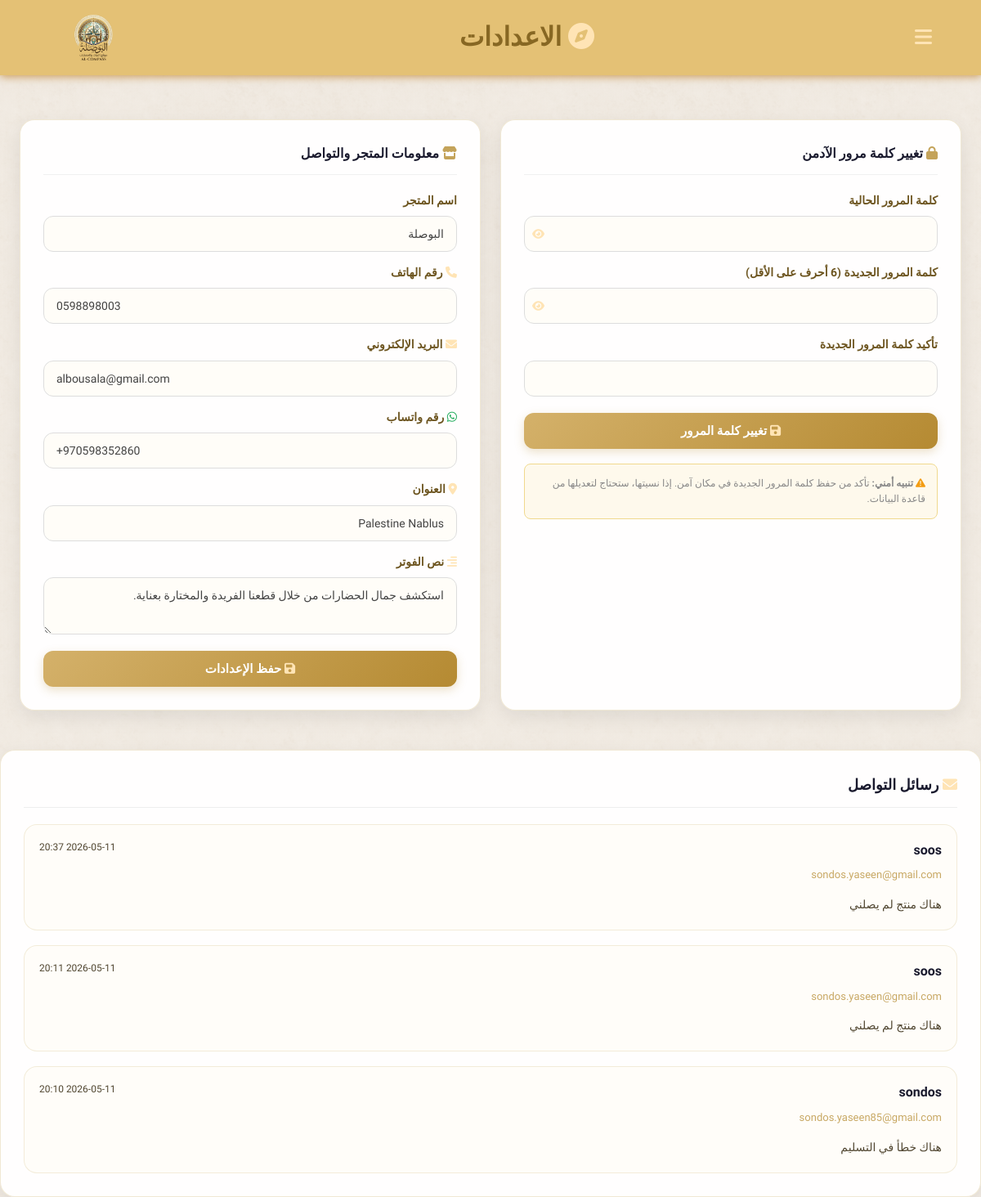
The page /admin/settings.php (signed in) on the database its author committed.
### tables this page shows
CREATE TABLE `contact_messages` (
                                    `id` int(11) NOT NULL,
                                    `name` varchar(100) NOT NULL,
                                    `email` varchar(150) NOT NULL,
                                    `message` text NOT NULL,
                                    `created_at` timestamp NOT NULL DEFAULT current_timestamp()
);

### admin/settings.php (the view, shortened to what this page needs)
<?php
$pdo = getDB();
$defaults = [
    'store_name'     => 'البوصلة',
    'store_phone'    => '',
    'store_email'    => '',
    'store_whatsapp' => '',
    'store_address'  => '',
    'footer_text'    => 'استكشف جمال الحضارات العالمية من خلال قطعنا الفريدة والمختارة بعناية.',
];
foreach ($defaults as $k => $v) {
    $pdo->prepare(
        'INSERT IGNORE INTO settings (setting_key, setting_value) VALUES (?, ?)'
    )->execute([$k, $v]);
}
$rows = $pdo->query('SELECT setting_key, setting_value FROM settings')->fetchAll();
$settings = [];
foreach ($rows as $r) $settings[$r['setting_key']] = $r['setting_value'];
$messages = $pdo->query("
    SELECT *
    FROM contact_messages
    ORDER BY created_at DESC
")->fetchAll(PDO::FETCH_ASSOC);
?>
<!DOCTYPE html>
<html lang="ar" dir="rtl">
<head>
    <link rel="stylesheet" href="https://cdnjs.cloudflare.com/ajax/libs/font-awesome/6.0.0/css/all.min.css">
    <link rel="stylesheet" href="cs.css">
</head>
<body>
<header>
    <button class="open-btn" onclick="openNav()">
        <i class="fas fa-bars"></i>
    </button>
    <h1><i class="fas fa-compass"></i> الاعدادات </h1>
    <img src="../images/logo.png" alt="Logo" style="height: 60px; width: auto;">
</header>
<div class="settings-grid">
    <div class="form-card">
        <h3 style="color:#1a1a2e;font-size:16px;margin-bottom:20px;padding-bottom:12px;border-bottom:1px solid #f0f0f0">
            <i class="fas fa-lock" style="color:#c4a35a"></i> تغيير كلمة مرور الآدمن
        </h3>
        <form method="POST">
            <div class="form-group" style="margin-bottom:14px">
                <label>كلمة المرور الحالية</label>
                <div style="position:relative">
                    <input type="password" name="current_pass" required id="cur" style="padding-left:40px">
                    <button type="button" onclick="togglePass('cur')"
                            style="position:absolute;left:10px;top:50%;transform:translateY(-50%);background:none;border:none;cursor:pointer;color:#aaa">
                        <i class="fas fa-eye" id="curIcon"></i>
                    </button>
                </div>
            </div>
            <div class="form-group" style="margin-bottom:14px">
                <label>كلمة المرور الجديدة (6 أحرف على الأقل)</label>
                <div style="position:relative">
                    <input type="password" name="new_pass" required id="new1" minlength="6" style="padding-left:40px">
                    <button type="button" onclick="togglePass('new1')"
                            style="position:absolute;left:10px;top:50%;transform:translateY(-50%);background:none;border:none;cursor:pointer;color:#aaa">
                        <i class="fas fa-eye" id="new1Icon"></i>
                    </button>
                </div>
            </div>
            <div class="form-group" style="margin-bottom:20px">
                <label>تأكيد كلمة المرور الجديدة</label>
                <input type="password" name="confirm_pass" required minlength="6">
            </div>
            <button type="submit" class="btn btn-gold" style="width:100%">
                <i class="fas fa-save"></i> تغيير كلمة المرور
            </button>
        </form>
        <div style="margin-top:18px;padding:14px;background:#fef9ec;border-radius:8px;font-size:12px;color:#888;border:1px solid #f0d98e">
            <i class="fas fa-triangle-exclamation" style="color:#f39c12"></i>
            <strong>تنبيه أمني:</strong> تأكد من حفظ كلمة المرور الجديدة في مكان آمن.
            إذا نسيتها، ستحتاج لتعديلها من قاعدة البيانات.
        </div>
    </div>
    <div class="form-card">
        <h3 style="color:#1a1a2e;font-size:16px;margin-bottom:20px;padding-bottom:12px;border-bottom:1px solid #f0f0f0">
            <i class="fas fa-store" style="color:#c4a35a"></i> معلومات المتجر والتواصل
        </h3>
        <form method="POST">
            <div class="form-group" style="margin-bottom:14px">
                <label>اسم المتجر</label>
                <input type="text" name="store_name" value="<?= htmlspecialchars($settings['store_name'] ?? '') ?>">
            </div>
            <div class="form-group" style="margin-bottom:14px">
                <label><i class="fas fa-phone"></i> رقم الهاتف</label>
                <input type="text" name="store_phone" value="<?= htmlspecialchars($settings['store_phone'] ?? '') ?>" placeholder="+970 50 000 0000" dir="ltr">
            </div>
            <div class="form-group" style="margin-bottom:14px">
                <label><i class="fas fa-envelope"></i> البريد الإلكتروني</label>
                <input type="email" name="store_email" value="<?= htmlspecialchars($settings['store_email'] ?? '') ?>" placeholder="info@albousala.com" dir="ltr">
            </div>
            <div class="form-group" style="margin-bottom:14px">
                <label><i class="fab fa-whatsapp" style="color:#27ae60"></i> رقم واتساب</label>
                <input type="text" name="store_whatsapp" value="<?= htmlspecialchars($settings['store_whatsapp'] ?? '') ?>" placeholder="+966 50 000 0000" dir="ltr">
            </div>
            <div class="form-group" style="margin-bottom:14px">
                <label><i class="fas fa-location-dot"></i> العنوان</label>
                <input type="text" name="store_address" value="<?= htmlspecialchars($settings['store_address'] ?? '') ?>" placeholder="المدينة، المملكة العربية السعودية">
            </div>
            <div class="form-group" style="margin-bottom:20px">
                <label><i class="fas fa-align-right"></i> نص الفوتر</label>
                <textarea name="footer_text" style="min-height:70px"><?= htmlspecialchars($settings['footer_text'] ?? '') ?></textarea>
            </div>
            <button type="submit" class="btn btn-gold" style="width:100%">
                <i class="fas fa-save"></i> حفظ الإعدادات
            </button>
        </form>
    </div>
        </div>
<div class="form-card" style="margin-top:24px">
    <h3 style="
        color:#1a1a2e;
        font-size:18px;
        margin-bottom:20px;
        border-bottom:1px solid #eee;
        padding-bottom:12px;
    ">
        <i class="fas fa-envelope"></i>
        رسائل التواصل
    </h3>
    <?php if(count($messages) > 0): ?>
        <div class="messages-container">
            <?php foreach($messages as $msg): ?>
                <div class="message-card">
                    <div class="message-top">
                        <div>
                            <h4>
                                <?= htmlspecialchars($msg['name']) ?>
                            </h4>
                            <span>
                                <?= htmlspecialchars($msg['email']) ?>
                            </span>
                        </div>
                        <small>
                            <?= date('Y-m-d H:i', strtotime($msg['created_at'])) ?>
                        </small>
                    </div>
                    <p class="message-text">
                        <?= nl2br(htmlspecialchars($msg['message'])) ?>
                    </p>
                </div>
            <?php endforeach; ?>
        </div>
    <?php else: ?>
        <div class="empty-msg">
            لا توجد رسائل حالياً
        </div>
    <?php endif; ?>
</div>
</body>
</html>

### admin/cs.css (style rules this page uses)
:root { --primary-color: #e4c175; --accent-color: #876723; --bg-light: #f8f9fa; --text-dark: #a9832b; --white: #ffffff; --shadow: 0 4px 20px rgba(0,0,0,0.08); }
* { box-sizing: border-box; margin: 0; padding: 0; }
body { font-family: 'Cairo', sans-serif; min-height: 100vh; background-color: #dfd3c3; background-image: linear-gradient(rgba(242, 236, 228, 0.7), rgba(242, 236, 228, 0.8)), url('../images/shope_background.png'); background-repeat: repeat; background-size: auto; color: var(--text-dark); direction: rtl; line-height: 1.6; }
.open-btn { font-size: 24px; cursor: pointer; background: none; border: none; color: #c4a35a; transition: 0.3s; }
header { background: var(--primary-color); color: var(--accent-color); padding: 1rem 5%; display: flex; align-items: center; justify-content: space-between; box-shadow: 0 2px 10px rgba(197, 144, 71, 0.864); position: sticky; top: 0; z-index: 1000; }
.fas { color: moccasin; }
body { min-height: 100vh; background-color: #dfd3c3; background-image: linear-gradient(rgba(242, 236, 228, 0.7), rgba(242, 236, 228, 0.8)), url('../images/shope_background.png'); background-repeat: repeat; background-size: auto; animation: fadeInBody 0.5s ease-in; }
html, body { max-width: 100%; overflow-x: hidden; }
img { max-width: 100%; }

### admin/settings.php (style rules this page uses)
.form-card { background: rgba(255,255,255,0.95); border-radius: 18px; padding: 28px; box-shadow: 0 8px 25px rgba(0,0,0,0.08); border: 1px solid rgba(196,163,90,0.25); backdrop-filter: blur(4px); transition: 0.3s ease; }
.form-card h3 { color: #1a1a2e; font-size: 18px; font-weight: 700; margin-bottom: 22px; border-bottom: 1px solid rgba(196,163,90,0.2); padding-bottom: 12px; }
.form-group { display: flex; flex-direction: column; }
.form-group label { margin-bottom: 8px; font-size: 14px; font-weight: 600; color: #6d5520; }
.form-group input, .form-group textarea, .form-group select { width: 100%; padding: 13px 15px; border-radius: 12px; border: 1px solid #ddd; background: #fffdf8; font-family: 'Cairo', sans-serif; font-size: 14px; color: #444; transition: 0.3s ease; outline: none; }
.form-group textarea { resize: vertical; min-height: 90px; }
.form-group button { transition: 0.3s; }
.btn { border: none; border-radius: 12px; padding: 13px 22px; cursor: pointer; font-family: 'Cairo', sans-serif; font-size: 15px; font-weight: 700; transition: 0.3s ease; }
.btn-gold { background: linear-gradient(135deg, #d4b16a, #b58a32); color: white; box-shadow: 0 4px 12px rgba(181,138,50,0.25); }
.settings-grid { padding: 24px; display: grid; grid-template-columns: 1fr 1fr; gap: 24px; margin-top: 30px; }
.messages-container { display:flex; flex-direction:column; gap:18px; }
.message-card { background:#fffdf9; border:1px solid rgba(196,163,90,0.2); border-radius:16px; padding:18px; transition:0.3s; }
.message-top { display:flex; justify-content:space-between; align-items:flex-start; margin-bottom:12px; gap:20px; }
.message-top h4 { color:#1a1a2e; margin-bottom:4px; font-size:16px; }
.message-top span { color: rgba(194, 159, 83, 0.9); font-size:13px; }
.message-top small { color: rgba(62, 51, 28, 0.9); font-size:12px; white-space:nowrap; }
.message-text { color: rgba(62, 51, 28, 0.9); line-height:1.8; font-size:14px; }
.form-card, .alert { animation: fadeUp 0.4s ease; }

### rows shown on the page
contact_messages: name "soos", email "sondos.yaseen@gmail.com", created_at "2026-05-11 20:37", message "هناك منتج لم يصلني"
contact_messages: name "soos", email "sondos.yaseen@gmail.com", created_at "2026-05-11 20:11", message "هناك منتج لم يصلني"
contact_messages: name "sondos", email "sondos.yaseen85@gmail.com", created_at "2026-05-11 20:10", message "هناك خطأ في التسليم"
